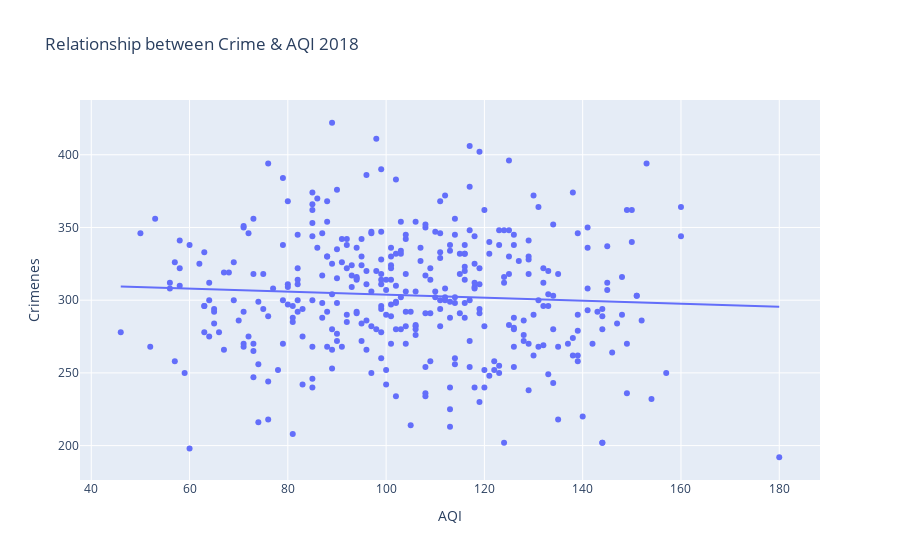

Here is the notebook cell this chart was saved with:
### Code cell
import plotly.express as px
figure = px.scatter(data_frame = df_all_2018, x="AQI",
                    y="Crimenes", 
                    trendline="ols", 
                    title="Relationship between Crime & AQI 2018")
figure.show()

### Figure 1 — Plotly figure (JSON) as saved in the notebook; plotly's stock layout.template omitted (floating-point values rounded to 4 significant figures; data arrays with more than 128 entries replaced by an {"elided": "..."} marker saying what was removed)
{"data": [{"hovertemplate": "AQI=%{x}<br>Crimenes=%{y}<extra></extra>", "legendgroup": "", "marker": {"color": "#636efa", "symbol": "circle"}, "mode": "markers", "name": "", "orientation": "v", "showlegend": false, "type": "scatter", "x": {"elided": "365 int values"}, "xaxis": "x", "y": {"elided": "365 int values"}, "yaxis": "y"}, {"hovertemplate": "<b>OLS trendline</b><br>Crimenes = -0.103577 * AQI + 314.186<br>R<sup>2</sup>=0.004000<br><br>AQI=%{x}<br>Crimenes=%{y} <b>(trend)</b><extra></extra>", "legendgroup": "", "marker": {"color": "#636efa", "symbol": "circle"}, "mode": "lines", "name": "", "showlegend": false, "type": "scatter", "x": {"elided": "365 int values"}, "xaxis": "x", "y": {"elided": "365 float values"}, "yaxis": "y"}], "layout": {"autosize": true, "legend": {"tracegroupgap": 0}, "title": {"text": "Relationship between Crime & AQI 2018"}, "xaxis": {"anchor": "y", "autorange": true, "domain": [0, 1], "range": [38.02, 188.0], "title": {"text": "AQI"}, "type": "linear"}, "yaxis": {"anchor": "x", "autorange": true, "domain": [0, 1], "range": [173.0, 441.0], "title": {"text": "Crimenes"}, "type": "linear"}}}
